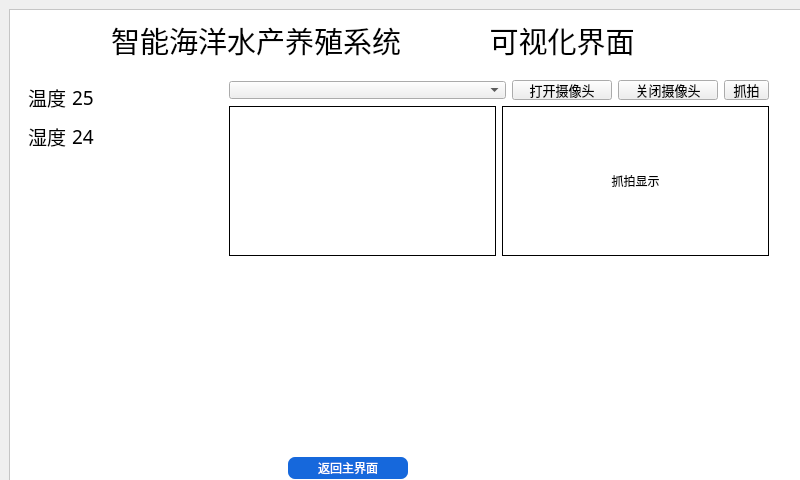
<?xml version="1.0" encoding="UTF-8"?>
<ui version="4.0">
 <class>second</class>
 <widget class="QMainWindow" name="second">
  <property name="geometry">
   <rect>
    <x>0</x>
    <y>0</y>
    <width>800</width>
    <height>480</height>
   </rect>
  </property>
  <property name="minimumSize">
   <size>
    <width>800</width>
    <height>480</height>
   </size>
  </property>
  <property name="maximumSize">
   <size>
    <width>800</width>
    <height>480</height>
   </size>
  </property>
  <property name="windowTitle">
   <string>MainWindow</string>
  </property>
  <property name="styleSheet">
   <string notr="true">padding:0;
margin:0;</string>
  </property>
  <widget class="QWidget" name="centralwidget">
   <property name="minimumSize">
    <size>
     <width>800</width>
     <height>480</height>
    </size>
   </property>
   <property name="maximumSize">
    <size>
     <width>800</width>
     <height>480</height>
    </size>
   </property>
   <property name="styleSheet">
    <string notr="true"/>
   </property>
   <layout class="QGridLayout" name="gridLayout">
    <item row="0" column="1">
     <spacer name="verticalSpacer_3">
      <property name="orientation">
       <enum>Qt::Vertical</enum>
      </property>
      <property name="sizeHint" stdset="0">
       <size>
        <width>20</width>
        <height>2</height>
       </size>
      </property>
     </spacer>
    </item>
    <item row="1" column="0">
     <spacer name="horizontalSpacer_6">
      <property name="orientation">
       <enum>Qt::Horizontal</enum>
      </property>
      <property name="sizeHint" stdset="0">
       <size>
        <width>40</width>
        <height>20</height>
       </size>
      </property>
     </spacer>
    </item>
    <item row="1" column="1" rowspan="2" colspan="2">
     <widget class="QFrame" name="Main_Container">
      <property name="sizePolicy">
       <sizepolicy hsizetype="Preferred" vsizetype="Preferred">
        <horstretch>0</horstretch>
        <verstretch>0</verstretch>
       </sizepolicy>
      </property>
      <property name="minimumSize">
       <size>
        <width>800</width>
        <height>480</height>
       </size>
      </property>
      <property name="maximumSize">
       <size>
        <width>800</width>
        <height>480</height>
       </size>
      </property>
      <property name="font">
       <font>
        <weight>50</weight>
        <bold>false</bold>
        <underline>false</underline>
       </font>
      </property>
      <property name="styleSheet">
       <string notr="true">#Main_Container
{
	background-color: white;
}</string>
      </property>
      <property name="frameShape">
       <enum>QFrame::StyledPanel</enum>
      </property>
      <property name="frameShadow">
       <enum>QFrame::Raised</enum>
      </property>
      <layout class="QGridLayout" name="gridLayout_4">
       <item row="1" column="0">
        <layout class="QVBoxLayout" name="verticalLayout_2">
         <item>
          <widget class="QFrame" name="sensorDataShow">
           <property name="sizePolicy">
            <sizepolicy hsizetype="Preferred" vsizetype="Preferred">
             <horstretch>0</horstretch>
             <verstretch>2</verstretch>
            </sizepolicy>
           </property>
           <property name="minimumSize">
            <size>
             <width>100</width>
             <height>100</height>
            </size>
           </property>
           <property name="maximumSize">
            <size>
             <width>100</width>
             <height>100</height>
            </size>
           </property>
           <property name="styleSheet">
            <string notr="true">#sensorDataShow
{
	background-color: white;
    border-radius: 10px;
} </string>
           </property>
           <property name="frameShape">
            <enum>QFrame::StyledPanel</enum>
           </property>
           <property name="frameShadow">
            <enum>QFrame::Raised</enum>
           </property>
           <layout class="QGridLayout" name="gridLayout_2">
            <item row="0" column="0">
             <layout class="QHBoxLayout" name="horizontalLayout_3">
              <item>
               <widget class="QLabel" name="label_3">
                <property name="sizePolicy">
                 <sizepolicy hsizetype="Preferred" vsizetype="Preferred">
                  <horstretch>0</horstretch>
                  <verstretch>0</verstretch>
                 </sizepolicy>
                </property>
                <property name="minimumSize">
                 <size>
                  <width>40</width>
                  <height>25</height>
                 </size>
                </property>
                <property name="maximumSize">
                 <size>
                  <width>40</width>
                  <height>25</height>
                 </size>
                </property>
                <property name="font">
                 <font>
                  <family>字魂布丁体(商用需授权)</family>
                  <pointsize>14</pointsize>
                 </font>
                </property>
                <property name="text">
                 <string>温度</string>
                </property>
               </widget>
              </item>
              <item>
               <widget class="QLabel" name="tempInf">
                <property name="sizePolicy">
                 <sizepolicy hsizetype="Preferred" vsizetype="Preferred">
                  <horstretch>0</horstretch>
                  <verstretch>0</verstretch>
                 </sizepolicy>
                </property>
                <property name="minimumSize">
                 <size>
                  <width>40</width>
                  <height>25</height>
                 </size>
                </property>
                <property name="maximumSize">
                 <size>
                  <width>40</width>
                  <height>25</height>
                 </size>
                </property>
                <property name="font">
                 <font>
                  <family>字魂布丁体(商用需授权)</family>
                  <pointsize>14</pointsize>
                 </font>
                </property>
                <property name="text">
                 <string>25</string>
                </property>
               </widget>
              </item>
             </layout>
            </item>
            <item row="1" column="0">
             <layout class="QHBoxLayout" name="horizontalLayout_4">
              <item>
               <widget class="QLabel" name="label_4">
                <property name="sizePolicy">
                 <sizepolicy hsizetype="Preferred" vsizetype="Preferred">
                  <horstretch>0</horstretch>
                  <verstretch>0</verstretch>
                 </sizepolicy>
                </property>
                <property name="minimumSize">
                 <size>
                  <width>40</width>
                  <height>25</height>
                 </size>
                </property>
                <property name="maximumSize">
                 <size>
                  <width>40</width>
                  <height>25</height>
                 </size>
                </property>
                <property name="font">
                 <font>
                  <family>字魂布丁体(商用需授权)</family>
                  <pointsize>14</pointsize>
                 </font>
                </property>
                <property name="text">
                 <string>湿度</string>
                </property>
               </widget>
              </item>
              <item>
               <widget class="QLabel" name="label_11">
                <property name="sizePolicy">
                 <sizepolicy hsizetype="Preferred" vsizetype="Preferred">
                  <horstretch>0</horstretch>
                  <verstretch>0</verstretch>
                 </sizepolicy>
                </property>
                <property name="minimumSize">
                 <size>
                  <width>40</width>
                  <height>25</height>
                 </size>
                </property>
                <property name="maximumSize">
                 <size>
                  <width>40</width>
                  <height>25</height>
                 </size>
                </property>
                <property name="font">
                 <font>
                  <family>字魂布丁体(商用需授权)</family>
                  <pointsize>14</pointsize>
                 </font>
                </property>
                <property name="text">
                 <string>24</string>
                </property>
               </widget>
              </item>
             </layout>
            </item>
           </layout>
          </widget>
         </item>
         <item>
          <spacer name="verticalSpacer_2">
           <property name="orientation">
            <enum>Qt::Vertical</enum>
           </property>
           <property name="sizeHint" stdset="0">
            <size>
             <width>20</width>
             <height>40</height>
            </size>
           </property>
          </spacer>
         </item>
        </layout>
       </item>
       <item row="3" column="2">
        <layout class="QHBoxLayout" name="horizontalLayout">
         <item>
          <spacer name="horizontalSpacer_7">
           <property name="orientation">
            <enum>Qt::Horizontal</enum>
           </property>
           <property name="sizeHint" stdset="0">
            <size>
             <width>40</width>
             <height>20</height>
            </size>
           </property>
          </spacer>
         </item>
         <item>
          <widget class="QPushButton" name="BackToFirst_Button">
           <property name="minimumSize">
            <size>
             <width>120</width>
             <height>0</height>
            </size>
           </property>
           <property name="styleSheet">
            <string notr="true">background-color: rgb(22, 104, 220);

color: rgb(255, 255, 255);

border:0px groove gray;border-radius:

7px;padding:2px 4px;

font: 14pt &quot;Candara&quot;;</string>
           </property>
           <property name="text">
            <string>返回主界面</string>
           </property>
           <property name="icon">
            <iconset>
             <normaloff>:/new/prefix1/back.png</normaloff>:/new/prefix1/back.png</iconset>
           </property>
           <property name="iconSize">
            <size>
             <width>24</width>
             <height>24</height>
            </size>
           </property>
          </widget>
         </item>
         <item>
          <spacer name="horizontalSpacer_8">
           <property name="orientation">
            <enum>Qt::Horizontal</enum>
           </property>
           <property name="sizeHint" stdset="0">
            <size>
             <width>40</width>
             <height>20</height>
            </size>
           </property>
          </spacer>
         </item>
        </layout>
       </item>
       <item row="3" column="3">
        <spacer name="horizontalSpacer_5">
         <property name="orientation">
          <enum>Qt::Horizontal</enum>
         </property>
         <property name="sizeHint" stdset="0">
          <size>
           <width>294</width>
           <height>20</height>
          </size>
         </property>
        </spacer>
       </item>
       <item row="1" column="1">
        <spacer name="horizontalSpacer">
         <property name="orientation">
          <enum>Qt::Horizontal</enum>
         </property>
         <property name="sizeHint" stdset="0">
          <size>
           <width>63</width>
           <height>20</height>
          </size>
         </property>
        </spacer>
       </item>
       <item row="1" column="2" colspan="2">
        <widget class="QFrame" name="camContainer">
         <property name="minimumSize">
          <size>
           <width>600</width>
           <height>200</height>
          </size>
         </property>
         <property name="maximumSize">
          <size>
           <width>600</width>
           <height>200</height>
          </size>
         </property>
         <property name="styleSheet">
          <string notr="true">#camContainer
{
	background-color: white;
    border-radius: 10px;
} </string>
         </property>
         <property name="frameShape">
          <enum>QFrame::StyledPanel</enum>
         </property>
         <property name="frameShadow">
          <enum>QFrame::Raised</enum>
         </property>
         <layout class="QGridLayout" name="gridLayout_3">
          <item row="0" column="0">
           <layout class="QVBoxLayout" name="verticalLayout">
            <item>
             <layout class="QHBoxLayout" name="horizontalLayout_2">
              <item>
               <widget class="QComboBox" name="chooseCamera"/>
              </item>
              <item>
               <widget class="QPushButton" name="openCameraBtn">
                <property name="sizePolicy">
                 <sizepolicy hsizetype="Preferred" vsizetype="Preferred">
                  <horstretch>0</horstretch>
                  <verstretch>0</verstretch>
                 </sizepolicy>
                </property>
                <property name="minimumSize">
                 <size>
                  <width>100</width>
                  <height>20</height>
                 </size>
                </property>
                <property name="maximumSize">
                 <size>
                  <width>100</width>
                  <height>20</height>
                 </size>
                </property>
                <property name="font">
                 <font>
                  <family>字魂布丁体(商用需授权)</family>
                  <pointsize>10</pointsize>
                 </font>
                </property>
                <property name="text">
                 <string>打开摄像头</string>
                </property>
               </widget>
              </item>
              <item>
               <widget class="QPushButton" name="closeCameraBtn">
                <property name="sizePolicy">
                 <sizepolicy hsizetype="Preferred" vsizetype="Preferred">
                  <horstretch>0</horstretch>
                  <verstretch>0</verstretch>
                 </sizepolicy>
                </property>
                <property name="minimumSize">
                 <size>
                  <width>100</width>
                  <height>20</height>
                 </size>
                </property>
                <property name="maximumSize">
                 <size>
                  <width>100</width>
                  <height>20</height>
                 </size>
                </property>
                <property name="font">
                 <font>
                  <family>字魂布丁体(商用需授权)</family>
                  <pointsize>10</pointsize>
                 </font>
                </property>
                <property name="text">
                 <string>关闭摄像头</string>
                </property>
               </widget>
              </item>
              <item>
               <widget class="QPushButton" name="takePhoto">
                <property name="sizePolicy">
                 <sizepolicy hsizetype="Preferred" vsizetype="Preferred">
                  <horstretch>0</horstretch>
                  <verstretch>0</verstretch>
                 </sizepolicy>
                </property>
                <property name="minimumSize">
                 <size>
                  <width>0</width>
                  <height>20</height>
                 </size>
                </property>
                <property name="maximumSize">
                 <size>
                  <width>45</width>
                  <height>20</height>
                 </size>
                </property>
                <property name="font">
                 <font>
                  <family>字魂布丁体(商用需授权)</family>
                  <pointsize>10</pointsize>
                 </font>
                </property>
                <property name="text">
                 <string>抓拍</string>
                </property>
               </widget>
              </item>
             </layout>
            </item>
            <item>
             <layout class="QHBoxLayout" name="horizontalLayout_6">
              <item>
               <widget class="QWidget" name="cameraShow" native="true">
                <property name="minimumSize">
                 <size>
                  <width>267</width>
                  <height>150</height>
                 </size>
                </property>
                <property name="maximumSize">
                 <size>
                  <width>150</width>
                  <height>150</height>
                 </size>
                </property>
                <property name="styleSheet">
                 <string notr="true">#cameraShow
{
	border:1px solid black;
}</string>
                </property>
               </widget>
              </item>
              <item>
               <widget class="QLabel" name="picShow">
                <property name="minimumSize">
                 <size>
                  <width>267</width>
                  <height>150</height>
                 </size>
                </property>
                <property name="maximumSize">
                 <size>
                  <width>267</width>
                  <height>150</height>
                 </size>
                </property>
                <property name="styleSheet">
                 <string notr="true">#picShow
{
	border:1px solid black;
}</string>
                </property>
                <property name="text">
                 <string>抓拍显示</string>
                </property>
                <property name="alignment">
                 <set>Qt::AlignCenter</set>
                </property>
               </widget>
              </item>
             </layout>
            </item>
           </layout>
          </item>
         </layout>
        </widget>
       </item>
       <item row="2" column="2">
        <spacer name="verticalSpacer">
         <property name="orientation">
          <enum>Qt::Vertical</enum>
         </property>
         <property name="sizeHint" stdset="0">
          <size>
           <width>20</width>
           <height>172</height>
          </size>
         </property>
        </spacer>
       </item>
       <item row="3" column="0" colspan="2">
        <spacer name="horizontalSpacer_2">
         <property name="orientation">
          <enum>Qt::Horizontal</enum>
         </property>
         <property name="sizeHint" stdset="0">
          <size>
           <width>171</width>
           <height>20</height>
          </size>
         </property>
        </spacer>
       </item>
       <item row="0" column="0" colspan="4">
        <layout class="QHBoxLayout" name="horizontalLayout_5">
         <item>
          <spacer name="horizontalSpacer_3">
           <property name="orientation">
            <enum>Qt::Horizontal</enum>
           </property>
           <property name="sizeHint" stdset="0">
            <size>
             <width>40</width>
             <height>20</height>
            </size>
           </property>
          </spacer>
         </item>
         <item>
          <widget class="QLabel" name="title">
           <property name="sizePolicy">
            <sizepolicy hsizetype="Fixed" vsizetype="Fixed">
             <horstretch>0</horstretch>
             <verstretch>0</verstretch>
            </sizepolicy>
           </property>
           <property name="minimumSize">
            <size>
             <width>300</width>
             <height>0</height>
            </size>
           </property>
           <property name="maximumSize">
            <size>
             <width>300</width>
             <height>16777215</height>
            </size>
           </property>
           <property name="font">
            <font>
             <family>字魂布丁体(商用需授权)</family>
             <pointsize>22</pointsize>
            </font>
           </property>
           <property name="text">
            <string>智能海洋水产养殖系统</string>
           </property>
           <property name="textFormat">
            <enum>Qt::AutoText</enum>
           </property>
           <property name="alignment">
            <set>Qt::AlignCenter</set>
           </property>
          </widget>
         </item>
         <item>
          <widget class="QLabel" name="label_2">
           <property name="sizePolicy">
            <sizepolicy hsizetype="Fixed" vsizetype="Fixed">
             <horstretch>0</horstretch>
             <verstretch>0</verstretch>
            </sizepolicy>
           </property>
           <property name="minimumSize">
            <size>
             <width>300</width>
             <height>0</height>
            </size>
           </property>
           <property name="maximumSize">
            <size>
             <width>300</width>
             <height>16777215</height>
            </size>
           </property>
           <property name="font">
            <font>
             <family>字魂布丁体(商用需授权)</family>
             <pointsize>22</pointsize>
            </font>
           </property>
           <property name="text">
            <string>可视化界面</string>
           </property>
           <property name="textFormat">
            <enum>Qt::AutoText</enum>
           </property>
           <property name="alignment">
            <set>Qt::AlignCenter</set>
           </property>
          </widget>
         </item>
         <item>
          <spacer name="horizontalSpacer_4">
           <property name="orientation">
            <enum>Qt::Horizontal</enum>
           </property>
           <property name="sizeHint" stdset="0">
            <size>
             <width>40</width>
             <height>20</height>
            </size>
           </property>
          </spacer>
         </item>
        </layout>
       </item>
      </layout>
     </widget>
    </item>
    <item row="2" column="3">
     <spacer name="horizontalSpacer_9">
      <property name="orientation">
       <enum>Qt::Horizontal</enum>
      </property>
      <property name="sizeHint" stdset="0">
       <size>
        <width>34</width>
        <height>20</height>
       </size>
      </property>
     </spacer>
    </item>
    <item row="3" column="2">
     <spacer name="verticalSpacer_4">
      <property name="orientation">
       <enum>Qt::Vertical</enum>
      </property>
      <property name="sizeHint" stdset="0">
       <size>
        <width>20</width>
        <height>2</height>
       </size>
      </property>
     </spacer>
    </item>
   </layout>
  </widget>
 </widget>
 <resources/>
 <connections/>
</ui>
